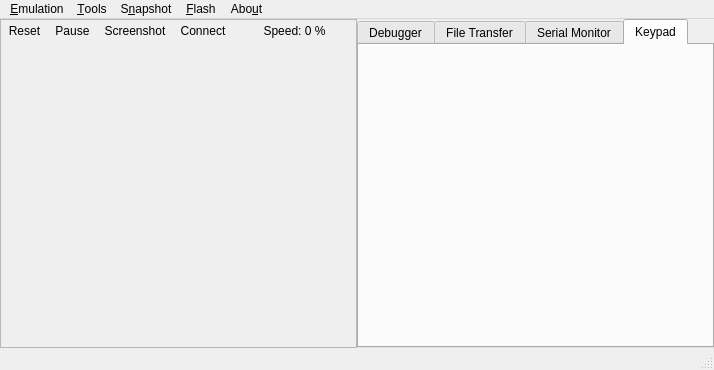
<?xml version="1.0" encoding="UTF-8"?>
<ui version="4.0">
 <class>MainWindow</class>
 <widget class="QMainWindow" name="MainWindow">
  <property name="geometry">
   <rect>
    <x>0</x>
    <y>0</y>
    <width>714</width>
    <height>370</height>
   </rect>
  </property>
  <property name="acceptDrops">
   <bool>true</bool>
  </property>
  <property name="windowTitle">
   <string>Firebird Emu</string>
  </property>
  <property name="windowIcon">
   <iconset resource="resources.qrc">
    <normaloff>:/icons/resources/org.firebird-emus.firebird-emu.png</normaloff>:/icons/resources/org.firebird-emus.firebird-emu.png</iconset>
  </property>
  <property name="dockOptions">
   <set>QMainWindow::AllowNestedDocks|QMainWindow::AllowTabbedDocks|QMainWindow::AnimatedDocks</set>
  </property>
  <widget class="QWidget" name="centralwidget">
   <layout class="QHBoxLayout" name="horizontalLayout">
    <property name="spacing">
     <number>0</number>
    </property>
    <property name="leftMargin">
     <number>0</number>
    </property>
    <property name="topMargin">
     <number>0</number>
    </property>
    <property name="rightMargin">
     <number>0</number>
    </property>
    <property name="bottomMargin">
     <number>0</number>
    </property>
    <item>
     <layout class="QVBoxLayout" name="verticalLayout_8">
      <property name="spacing">
       <number>0</number>
      </property>
      <item>
       <widget class="QFrame" name="frame">
        <property name="frameShape">
         <enum>QFrame::StyledPanel</enum>
        </property>
        <property name="frameShadow">
         <enum>QFrame::Raised</enum>
        </property>
        <layout class="QVBoxLayout" name="verticalLayout_6">
         <property name="spacing">
          <number>0</number>
         </property>
         <property name="leftMargin">
          <number>0</number>
         </property>
         <property name="topMargin">
          <number>0</number>
         </property>
         <property name="rightMargin">
          <number>0</number>
         </property>
         <property name="bottomMargin">
          <number>0</number>
         </property>
         <item>
          <layout class="QHBoxLayout" name="horizontalLayout_7">
           <property name="spacing">
            <number>0</number>
           </property>
           <item>
            <widget class="QToolButton" name="buttonReset">
             <property name="text">
              <string>Reset</string>
             </property>
             <property name="icon">
              <iconset resource="resources.qrc">
               <normaloff>:/icons/resources/icons/system-reboot.png</normaloff>:/icons/resources/icons/system-reboot.png</iconset>
             </property>
             <property name="iconSize">
              <size>
               <width>24</width>
               <height>24</height>
              </size>
             </property>
             <property name="autoRaise">
              <bool>true</bool>
             </property>
            </widget>
           </item>
           <item>
            <widget class="QToolButton" name="buttonPause">
             <property name="text">
              <string>Pause</string>
             </property>
             <property name="icon">
              <iconset resource="resources.qrc">
               <normaloff>:/icons/resources/icons/Actions-media-playback-pause-icon.png</normaloff>:/icons/resources/icons/Actions-media-playback-pause-icon.png</iconset>
             </property>
             <property name="iconSize">
              <size>
               <width>24</width>
               <height>24</height>
              </size>
             </property>
             <property name="checkable">
              <bool>true</bool>
             </property>
             <property name="autoRaise">
              <bool>true</bool>
             </property>
            </widget>
           </item>
           <item>
            <widget class="QToolButton" name="buttonScreenshot">
             <property name="text">
              <string>Screenshot</string>
             </property>
             <property name="icon">
              <iconset resource="resources.qrc">
               <normaloff>:/icons/resources/icons/camera-photo.png</normaloff>:/icons/resources/icons/camera-photo.png</iconset>
             </property>
             <property name="iconSize">
              <size>
               <width>24</width>
               <height>24</height>
              </size>
             </property>
             <property name="autoRaise">
              <bool>true</bool>
             </property>
            </widget>
           </item>
           <item>
            <widget class="QToolButton" name="buttonUSB">
             <property name="text">
              <string>Connect</string>
             </property>
             <property name="icon">
              <iconset resource="resources.qrc">
               <normaloff>:/icons/resources/icons/Actions-network-disconnect-icon.png</normaloff>
               <normalon>:/icons/resources/icons/Actions-network-connect-icon.png</normalon>:/icons/resources/icons/Actions-network-disconnect-icon.png</iconset>
             </property>
             <property name="iconSize">
              <size>
               <width>24</width>
               <height>24</height>
              </size>
             </property>
             <property name="checkable">
              <bool>true</bool>
             </property>
             <property name="autoRaise">
              <bool>true</bool>
             </property>
            </widget>
           </item>
           <item>
            <widget class="QPushButton" name="buttonSpeed">
             <property name="toolTip">
              <string>Enable Fullspeed</string>
             </property>
             <property name="text">
              <string>Speed: 0 %</string>
             </property>
             <property name="checkable">
              <bool>true</bool>
             </property>
             <property name="flat">
              <bool>true</bool>
             </property>
            </widget>
           </item>
          </layout>
         </item>
         <item>
          <widget class="LCDWidget" name="lcdView" native="true">
           <property name="sizePolicy">
            <sizepolicy hsizetype="MinimumExpanding" vsizetype="MinimumExpanding">
             <horstretch>0</horstretch>
             <verstretch>0</verstretch>
            </sizepolicy>
           </property>
           <property name="minimumSize">
            <size>
             <width>320</width>
             <height>240</height>
            </size>
           </property>
           <property name="focusPolicy">
            <enum>Qt::StrongFocus</enum>
           </property>
          </widget>
         </item>
        </layout>
       </widget>
      </item>
     </layout>
    </item>
    <item>
     <widget class="QTabWidget" name="tabWidget">
      <property name="currentIndex">
       <number>3</number>
      </property>
      <widget class="QWidget" name="tabDebugger">
       <attribute name="icon">
        <iconset resource="resources.qrc">
         <normaloff>:/icons/resources/icons/tools-report-bug.png</normaloff>:/icons/resources/icons/tools-report-bug.png</iconset>
       </attribute>
       <attribute name="title">
        <string>Debugger</string>
       </attribute>
       <layout class="QVBoxLayout" name="verticalLayout">
        <item>
         <widget class="QPlainTextEdit" name="debugConsole">
          <property name="font">
           <font>
            <family>Monospace</family>
           </font>
          </property>
          <property name="undoRedoEnabled">
           <bool>false</bool>
          </property>
          <property name="lineWrapMode">
           <enum>QPlainTextEdit::NoWrap</enum>
          </property>
          <property name="readOnly">
           <bool>true</bool>
          </property>
          <property name="plainText">
           <string notr="true"/>
          </property>
         </widget>
        </item>
        <item>
         <widget class="ConsoleLineEdit" name="lineEdit">
          <property name="enabled">
           <bool>false</bool>
          </property>
          <property name="font">
           <font>
            <family>Monospace</family>
           </font>
          </property>
         </widget>
        </item>
       </layout>
      </widget>
      <widget class="QWidget" name="tabFiles">
       <attribute name="icon">
        <iconset resource="resources.qrc">
         <normaloff>:/icons/resources/icons/document.png</normaloff>:/icons/resources/icons/document.png</iconset>
       </attribute>
       <attribute name="title">
        <string>File Transfer</string>
       </attribute>
       <layout class="QVBoxLayout" name="verticalLayout_2">
        <item>
         <widget class="USBLinkTreeWidget" name="usblinkTree">
          <property name="contextMenuPolicy">
           <enum>Qt::CustomContextMenu</enum>
          </property>
          <attribute name="headerDefaultSectionSize">
           <number>219</number>
          </attribute>
          <column>
           <property name="text">
            <string>Filename</string>
           </property>
          </column>
          <column>
           <property name="text">
            <string>Size</string>
           </property>
          </column>
         </widget>
        </item>
        <item>
         <layout class="QHBoxLayout" name="horizontalLayout_6">
          <item>
           <widget class="QPushButton" name="refreshButton">
            <property name="icon">
             <iconset resource="resources.qrc">
              <normaloff>:/icons/resources/icons/system-reboot.png</normaloff>:/icons/resources/icons/system-reboot.png</iconset>
            </property>
            <property name="iconSize">
             <size>
              <width>20</width>
              <height>20</height>
             </size>
            </property>
            <property name="flat">
             <bool>true</bool>
            </property>
           </widget>
          </item>
          <item>
           <widget class="QProgressBar" name="progressBar">
            <property name="value">
             <number>0</number>
            </property>
           </widget>
          </item>
         </layout>
        </item>
       </layout>
      </widget>
      <widget class="QWidget" name="tabSerial">
       <attribute name="icon">
        <iconset resource="resources.qrc">
         <normaloff>:/icons/resources/icons/utilities-terminal.png</normaloff>:/icons/resources/icons/utilities-terminal.png</iconset>
       </attribute>
       <attribute name="title">
        <string>Serial Monitor</string>
       </attribute>
       <layout class="QVBoxLayout" name="verticalLayout_3">
        <item>
         <widget class="QPlainTextEdit" name="serialConsole">
          <property name="undoRedoEnabled">
           <bool>false</bool>
          </property>
          <property name="lineWrapMode">
           <enum>QPlainTextEdit::NoWrap</enum>
          </property>
          <property name="readOnly">
           <bool>true</bool>
          </property>
         </widget>
        </item>
       </layout>
      </widget>
      <widget class="QWidget" name="tab">
       <attribute name="icon">
        <iconset resource="resources.qrc">
         <normaloff>:/icons/resources/icons/preferences-desktop-keyboard.png</normaloff>:/icons/resources/icons/preferences-desktop-keyboard.png</iconset>
       </attribute>
       <attribute name="title">
        <string>Keypad</string>
       </attribute>
       <layout class="QHBoxLayout" name="horizontalLayout_5">
        <item>
         <widget class="QQuickWidgetLessBroken" name="keypadWidget" native="true">
          <property name="sizePolicy">
           <sizepolicy hsizetype="Expanding" vsizetype="Expanding">
            <horstretch>0</horstretch>
            <verstretch>0</verstretch>
           </sizepolicy>
          </property>
          <property name="minimumSize">
           <size>
            <width>265</width>
            <height>90</height>
           </size>
          </property>
          <property name="maximumSize">
           <size>
            <width>999999</width>
            <height>999999</height>
           </size>
          </property>
          <property name="focusPolicy">
           <enum>Qt::NoFocus</enum>
          </property>
          <property name="resizeMode">
           <enum>QQuickWidget::SizeRootObjectToView</enum>
          </property>
          <property name="source">
           <url>
            <string notr="true">qrc:/qml/qml/ScrollingKeypad.qml</string>
           </url>
          </property>
         </widget>
        </item>
       </layout>
      </widget>
     </widget>
    </item>
   </layout>
  </widget>
  <widget class="QStatusBar" name="statusBar"/>
  <widget class="QMenuBar" name="menubar">
   <property name="geometry">
    <rect>
     <x>0</x>
     <y>0</y>
     <width>714</width>
     <height>19</height>
    </rect>
   </property>
   <widget class="QMenu" name="menuEmulation">
    <property name="title">
     <string>&amp;Emulation</string>
    </property>
    <widget class="QMenu" name="menuRestart_with_Kit">
     <property name="title">
      <string>Restart &amp;with Kit</string>
     </property>
     <property name="icon">
      <iconset resource="resources.qrc">
       <normaloff>:/icons/resources/icons/edit-bomb.png</normaloff>:/icons/resources/icons/edit-bomb.png</iconset>
     </property>
    </widget>
    <widget class="QMenu" name="menuBoot_Diags_with_Kit">
     <property name="title">
      <string>&amp;Boot Diags with Kit</string>
     </property>
     <property name="icon">
      <iconset resource="resources.qrc">
       <normaloff>:/icons/resources/icons/edit-bomb.png</normaloff>:/icons/resources/icons/edit-bomb.png</iconset>
     </property>
    </widget>
    <addaction name="actionReset"/>
    <addaction name="actionPause"/>
    <addaction name="actionRestart"/>
    <addaction name="menuRestart_with_Kit"/>
    <addaction name="menuBoot_Diags_with_Kit"/>
    <addaction name="separator"/>
    <addaction name="separator"/>
    <addaction name="actionConfiguration"/>
    <addaction name="separator"/>
    <addaction name="actionQuit"/>
   </widget>
   <widget class="QMenu" name="menuFlash">
    <property name="title">
     <string>&amp;Flash</string>
    </property>
    <addaction name="actionSave"/>
    <addaction name="actionCreate_flash"/>
   </widget>
   <widget class="QMenu" name="menuTools">
    <property name="title">
     <string>&amp;Tools</string>
    </property>
    <widget class="QMenu" name="menuLanguage">
     <property name="title">
      <string>Language</string>
     </property>
    </widget>
    <addaction name="actionScreenshot"/>
    <addaction name="actionRecord_GIF"/>
    <addaction name="actionConnect"/>
    <addaction name="separator"/>
    <addaction name="actionLCD_Window"/>
    <addaction name="separator"/>
    <addaction name="actionDebugger"/>
    <addaction name="separator"/>
    <addaction name="actionXModem"/>
    <addaction name="actionLeavePTT"/>
    <addaction name="actionSwitch_to_Mobile_UI"/>
    <addaction name="separator"/>
    <addaction name="menuLanguage"/>
   </widget>
   <widget class="QMenu" name="menuState">
    <property name="title">
     <string>S&amp;napshot</string>
    </property>
    <addaction name="actionSuspend"/>
    <addaction name="actionResume"/>
    <addaction name="separator"/>
    <addaction name="actionSuspend_to_file"/>
    <addaction name="actionResume_from_file"/>
   </widget>
   <widget class="QMenu" name="menuAbout">
    <property name="title">
     <string>Abo&amp;ut</string>
    </property>
    <addaction name="actionAbout_Firebird"/>
    <addaction name="actionAbout_Qt"/>
   </widget>
   <addaction name="menuEmulation"/>
   <addaction name="menuTools"/>
   <addaction name="menuState"/>
   <addaction name="menuFlash"/>
   <addaction name="menuAbout"/>
  </widget>
  <action name="actionReset">
   <property name="icon">
    <iconset resource="resources.qrc">
     <normaloff>:/icons/resources/icons/system-reboot.png</normaloff>:/icons/resources/icons/system-reboot.png</iconset>
   </property>
   <property name="text">
    <string>&amp;Reset</string>
   </property>
  </action>
  <action name="actionDebugger">
   <property name="icon">
    <iconset resource="resources.qrc">
     <normaloff>:/icons/resources/icons/tools-report-bug.png</normaloff>:/icons/resources/icons/tools-report-bug.png</iconset>
   </property>
   <property name="text">
    <string>Enter &amp;Debugger</string>
   </property>
  </action>
  <action name="actionQuit">
   <property name="icon">
    <iconset resource="resources.qrc">
     <normaloff>:/icons/resources/icons/application-exit.png</normaloff>:/icons/resources/icons/application-exit.png</iconset>
   </property>
   <property name="text">
    <string>&amp;Quit</string>
   </property>
  </action>
  <action name="actionPause">
   <property name="checkable">
    <bool>true</bool>
   </property>
   <property name="icon">
    <iconset resource="resources.qrc">
     <normaloff>:/icons/resources/icons/Actions-media-playback-pause-icon.png</normaloff>:/icons/resources/icons/Actions-media-playback-pause-icon.png</iconset>
   </property>
   <property name="text">
    <string>&amp;Pause</string>
   </property>
   <property name="toolTip">
    <string>Pause execution</string>
   </property>
  </action>
  <action name="actionRestart">
   <property name="icon">
    <iconset resource="resources.qrc">
     <normaloff>:/icons/resources/icons/edit-bomb.png</normaloff>:/icons/resources/icons/edit-bomb.png</iconset>
   </property>
   <property name="text">
    <string>Re&amp;start</string>
   </property>
  </action>
  <action name="actionScreenshot">
   <property name="icon">
    <iconset resource="resources.qrc">
     <normaloff>:/icons/resources/icons/camera-photo.png</normaloff>:/icons/resources/icons/camera-photo.png</iconset>
   </property>
   <property name="text">
    <string>&amp;Screenshot</string>
   </property>
  </action>
  <action name="actionConnect">
   <property name="checkable">
    <bool>true</bool>
   </property>
   <property name="icon">
    <iconset resource="resources.qrc">
     <normaloff>:/icons/resources/icons/Actions-network-disconnect-icon.png</normaloff>
     <normalon>:/icons/resources/icons/Actions-network-connect-icon.png</normalon>:/icons/resources/icons/Actions-network-disconnect-icon.png</iconset>
   </property>
   <property name="text">
    <string>Connect &amp;USB</string>
   </property>
  </action>
  <action name="actionSave">
   <property name="icon">
    <iconset resource="resources.qrc">
     <normaloff>:/icons/resources/icons/media-floppy.png</normaloff>:/icons/resources/icons/media-floppy.png</iconset>
   </property>
   <property name="text">
    <string>&amp;Save</string>
   </property>
  </action>
  <action name="actionCreate_flash">
   <property name="icon">
    <iconset resource="resources.qrc">
     <normaloff>:/icons/resources/icons/flash-create.png</normaloff>:/icons/resources/icons/flash-create.png</iconset>
   </property>
   <property name="text">
    <string>&amp;Create Flash</string>
   </property>
  </action>
  <action name="actionXModem">
   <property name="text">
    <string>Send &amp;file over XModem</string>
   </property>
  </action>
  <action name="actionSuspend">
   <property name="icon">
    <iconset resource="resources.qrc">
     <normaloff>:/icons/resources/icons/system-suspend.png</normaloff>:/icons/resources/icons/system-suspend.png</iconset>
   </property>
   <property name="text">
    <string>&amp;Suspend</string>
   </property>
  </action>
  <action name="actionResume">
   <property name="icon">
    <iconset resource="resources.qrc">
     <normaloff>:/icons/resources/icons/system-suspend-hibernate.png</normaloff>:/icons/resources/icons/system-suspend-hibernate.png</iconset>
   </property>
   <property name="text">
    <string>&amp;Resume</string>
   </property>
  </action>
  <action name="actionSuspend_to_file">
   <property name="icon">
    <iconset resource="resources.qrc">
     <normaloff>:/icons/resources/icons/system-suspend.png</normaloff>:/icons/resources/icons/system-suspend.png</iconset>
   </property>
   <property name="text">
    <string>Save &amp;to file</string>
   </property>
  </action>
  <action name="actionResume_from_file">
   <property name="icon">
    <iconset resource="resources.qrc">
     <normaloff>:/icons/resources/icons/system-suspend-hibernate.png</normaloff>:/icons/resources/icons/system-suspend-hibernate.png</iconset>
   </property>
   <property name="text">
    <string>Load &amp;from file</string>
   </property>
  </action>
  <action name="actionRecord_GIF">
   <property name="checkable">
    <bool>true</bool>
   </property>
   <property name="icon">
    <iconset resource="resources.qrc">
     <normaloff>:/icons/resources/icons/kmplayer.png</normaloff>:/icons/resources/icons/kmplayer.png</iconset>
   </property>
   <property name="text">
    <string>&amp;Record GIF</string>
   </property>
  </action>
  <action name="actionAbout_Firebird">
   <property name="icon">
    <iconset resource="resources.qrc">
     <normaloff>:/icons/resources/org.firebird-emus.firebird-emu.png</normaloff>:/icons/resources/org.firebird-emus.firebird-emu.png</iconset>
   </property>
   <property name="text">
    <string>&amp;About Firebird</string>
   </property>
  </action>
  <action name="actionAbout_Qt">
   <property name="text">
    <string>About &amp;Qt</string>
   </property>
  </action>
  <action name="actionLCD_Window">
   <property name="checkable">
    <bool>true</bool>
   </property>
   <property name="text">
    <string>&amp;External LCD</string>
   </property>
  </action>
  <action name="actionConfiguration">
   <property name="icon">
    <iconset resource="resources.qrc">
     <normaloff>:/icons/resources/icons/preferences-other.png</normaloff>:/icons/resources/icons/preferences-other.png</iconset>
   </property>
   <property name="text">
    <string>&amp;Configuration</string>
   </property>
  </action>
  <action name="actionSwitch_to_Mobile_UI">
   <property name="icon">
    <iconset resource="resources.qrc">
     <normaloff>:/icons/resources/icons/smartphone.png</normaloff>:/icons/resources/icons/smartphone.png</iconset>
   </property>
   <property name="text">
    <string>Switch to Mobile UI</string>
   </property>
  </action>
  <action name="actionLeavePTT">
   <property name="text">
    <string>Leave &amp;PTT</string>
   </property>
  </action>
 </widget>
 <customwidgets>
  <customwidget>
   <class>QQuickWidgetLessBroken</class>
   <extends>QWidget</extends>
   <header>mainwindow.h</header>
  </customwidget>
  <customwidget>
   <class>LCDWidget</class>
   <extends>QWidget</extends>
   <header>lcdwidget.h</header>
   <container>1</container>
  </customwidget>
  <customwidget>
   <class>USBLinkTreeWidget</class>
   <extends>QTreeWidget</extends>
   <header>usblinktreewidget.h</header>
  </customwidget>
  <customwidget>
   <class>ConsoleLineEdit</class>
   <extends>QLineEdit</extends>
   <header>consolelineedit.h</header>
  </customwidget>
 </customwidgets>
 <resources>
  <include location="resources.qrc"/>
 </resources>
 <connections>
  <connection>
   <sender>actionQuit</sender>
   <signal>triggered()</signal>
   <receiver>MainWindow</receiver>
   <slot>close()</slot>
   <hints>
    <hint type="sourcelabel">
     <x>-1</x>
     <y>-1</y>
    </hint>
    <hint type="destinationlabel">
     <x>356</x>
     <y>167</y>
    </hint>
   </hints>
  </connection>
 </connections>
</ui>
